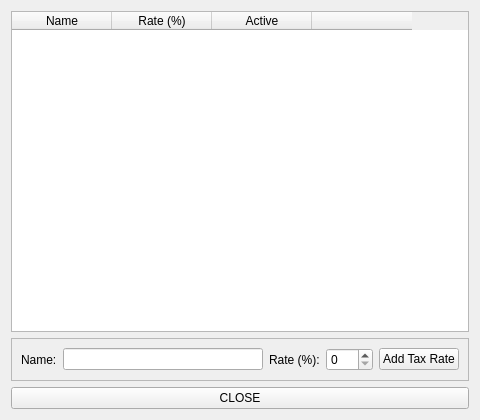
<?xml version="1.0" encoding="UTF-8"?>
<ui version="4.0">
 <class>TaxSettings</class>
 <widget class="QWidget" name="TaxSettings">
  <property name="geometry">
   <rect>
    <x>0</x>
    <y>0</y>
    <width>480</width>
    <height>420</height>
   </rect>
  </property>
  <property name="maximumSize">
   <size>
    <width>500</width>
    <height>470</height>
   </size>
  </property>
  <property name="windowTitle">
   <string>Tax Settings</string>
  </property>
  <layout class="QVBoxLayout" name="verticalLayout">
   <item>
    <widget class="QTableWidget" name="TaxRates_TableWidget">
     <column>
      <property name="text">
       <string>Name</string>
      </property>
     </column>
     <column>
      <property name="text">
       <string>Rate (%)</string>
      </property>
     </column>
     <column>
      <property name="text">
       <string>Active</string>
      </property>
     </column>
     <column>
      <property name="text">
       <string/>
      </property>
     </column>
    </widget>
   </item>
   <item>
    <widget class="QFrame" name="AddRate_Frame">
     <property name="frameShape">
      <enum>QFrame::Shape::StyledPanel</enum>
     </property>
     <layout class="QHBoxLayout" name="addRateLayout">
      <item>
       <widget class="QLabel" name="NewName_Label">
        <property name="text">
         <string>Name:</string>
        </property>
        <property name="buddy">
         <cstring>NewName_LineEdit</cstring>
        </property>
       </widget>
      </item>
      <item>
       <widget class="QLineEdit" name="NewName_LineEdit"/>
      </item>
      <item>
       <widget class="QLabel" name="NewRate_Label">
        <property name="text">
         <string>Rate (%):</string>
        </property>
        <property name="buddy">
         <cstring>NewRate_SpinBox</cstring>
        </property>
       </widget>
      </item>
      <item>
       <widget class="QSpinBox" name="NewRate_SpinBox">
        <property name="minimum">
         <number>0</number>
        </property>
        <property name="maximum">
         <number>100</number>
        </property>
       </widget>
      </item>
      <item>
       <widget class="QPushButton" name="AddRate_PushButton">
        <property name="text">
         <string>Add Tax Rate</string>
        </property>
       </widget>
      </item>
     </layout>
    </widget>
   </item>
   <item>
    <widget class="QPushButton" name="Close_PushButton">
     <property name="text">
      <string>CLOSE</string>
     </property>
    </widget>
   </item>
  </layout>
 </widget>
 <resources/>
 <connections/>
</ui>
